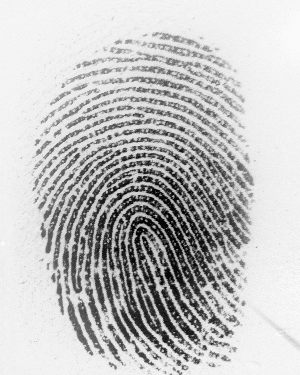
%> input picture raz1.bmp, 300 x 375 px
$ octave project_display.m   (GNU Octave 9; MATLAB toolbox functions it lacks are replaced by stand-ins)
%> lines starting %> are read from the running program, lines starting %| are printed output that depends on the picture; in (x1, y1, x2, y2) boxes, pixels count from 0 and x2, y2 are one past the last pixel; in counts of white or black regions, pixels touching at a corner belong together; the program's own positions count from 1
### extract_fingerprint_roi.m
function [roi_mask, fingerprint_roi, filtered_minutiae] = extract_fingerprint_roi(adjustedImage, minutiae)
% EXTRACT_FINGERPRINT_ROI - Extracts the fingerprint ROI from an image and suppresses background
%
% Inputs:
%   adjustedImage - Grayscale fingerprint image (e.g., 300x375)
%   minutiae      - (Optional) Nx2 matrix of [x, y] minutiae coordinates
%
% Outputs:
%   roi_mask         - Binary mask for ROI
%   fingerprint_roi  - Image with background removed
%   filtered_minutiae - (Optional) Minutiae within ROI only

    % --- Step 1: Binarization and Thinning ---
    bw = imbinarize(adjustedImage, 'adaptive', 'Sensitivity', 0.55 );
    thin_bw = bwmorph(bw, 'thin', Inf);

    % --- Step 2: Morphological Closing ---
    se_close = strel('disk', 6);
    closed = imclose(thin_bw, se_close);

    % --- Step 3: Fill Holes ---
    filled = imfill(closed, 'holes');

    % --- Step 4: Opening to remove small noise ---
    se_open = strel('disk', 3);
    opened = imopen(filled, se_open);

    % --- Step 5: Remove small objects ---
    clean = bwareaopen(opened, 500);

    % --- Step 6: Erode to clean border ---
    roi_mask = imerode(clean, strel('disk', 12));

    % --- Step 7: Apply mask to original image ---
    fingerprint_roi = adjustedImage;
    fingerprint_roi(~roi_mask) = 255;

    % --- Step 8: (Optional) Filter minutiae by ROI ---
    if nargin == 2 && ~isempty(minutiae)
    % Round and clip coordinates to image bounds
    minutiae = round(minutiae);
    [H, W] = size(roi_mask);
    in_bounds = minutiae(:,1) >= 1 & minutiae(:,1) <= W & ...
                minutiae(:,2) >= 1 & minutiae(:,2) <= H;

    valid_minutiae = minutiae(in_bounds, :);
    inds = sub2ind(size(roi_mask), valid_minutiae(:,2), valid_minutiae(:,1));
    mask_values = roi_mask(inds);
    filtered_minutiae = valid_minutiae(mask_values == 1, :);
else
    filtered_minutiae = [];
end

### remove_noise_blobs.m
function pre_thinned = remove_noise_blobs(pruned_image)
% REMOVE_NOISE_BLOBS removes isolated pixels and 2x2 pixel blocks
% from a binary image. First removes white noise, then black noise.
%
% Input:
%   pruned_image - binary image (logical or 0/1)
%
% Output:
%   pre_thinned - binary image after noise removal

% Initialize
binaryImage = pruned_image;

% Define convolution masks
mask = ones(3);
mask_4x4 = ones(4);

% --- Stage 1: Remove white single pixels and 2x2 white blocks ---
for i = 1:4
    % Remove isolated white pixels
    convResult = conv2(double(binaryImage), mask, 'same');
    singleWhitePixels = (convResult == 1) & (binaryImage == 1);
    binaryImage(singleWhitePixels) = 0;

    % Remove 2x2 white blocks (approximate by <= 4 sum in 4x4)
    convResult_4x4 = conv2(double(binaryImage), mask_4x4, 'same');
    twoByTwoWhitePixels = (convResult_4x4 <= 4) & (binaryImage == 1);
    binaryImage(twoByTwoWhitePixels) = 0;
end

% --- Stage 2: Remove black single pixels and 2x2 black blocks ---
binaryImage = ~binaryImage; % invert image to process black pixels as white

for i = 1:2
    % Remove isolated black (now white) pixels
    convResult = conv2(double(binaryImage), mask, 'same');
    singleWhitePixels = (convResult == 1) & (binaryImage == 1);
    binaryImage(singleWhitePixels) = 0;

    % Remove 2x2 black (now white) blocks
    convResult_4x4 = conv2(double(binaryImage), mask_4x4, 'same');
    twoByTwoWhitePixels = (convResult_4x4 <= 4) & (binaryImage == 1);
    binaryImage(twoByTwoWhitePixels) = 0;
end

% Invert back to original polarity
pre_thinned = ~binaryImage;
end

### remove_black_edges.m
function cleaned_image = remove_black_edges(after_binary)
% REMOVE_BLACK_EDGES removes thin or isolated black artifacts
% (e.g., "branches") from a binary image.
%
% Input:
%   after_binary - binary image (logical or 0/1)
%
% Output:
%   cleaned_image - binary image after black edge removal

% Ensure input is logical
after_binary = after_binary > 0;

% Define a 3x3 mask
mask = ones(3);

% Initialize result
resultImage = after_binary;

% Apply the black edge removal for 3 iterations
for j = 1:1
    convResult = conv2(double(resultImage), mask, 'same');
    singleBlackPixels = ((convResult == 4) | (convResult == 5)) & (resultImage == 0);
    resultImage(singleBlackPixels) = 1;
end

% Final cleanup iteration
convResult = conv2(double(resultImage), mask, 'same');
singleBlackPixels = ((convResult == 4) | (convResult == 5)) & (resultImage == 0);
resultImage(singleBlackPixels) = 1;

% Output
cleaned_image = resultImage;
end

### removePatternedPixels.m
function cleanedImage = removePatternPixels(thinnedImage)
% Remove specific patterns by convolving and discarding the central pixel
% thinnedImage: binary image after thinning (0 background, 1 ridges)

% Ensure binary
thinnedImage = thinnedImage > 0;
cleanedImage = thinnedImage;

% Define the 6 masks
masks = {
    [0 0 0; 0 1 0; 1 1 0], ...
    [0 0 0; 0 1 0; 0 1 1], ...
    [1 1 0; 0 1 0; 0 0 0], ...
    [0 1 1; 0 1 0; 0 0 0], ...
    [0 0 0; 1 1 0; 1 0 0], ...
    [0 0 1; 0 1 1; 0 0 0]
};

% Loop through all masks
for k = 1:length(masks)
    currentMask = masks{k};
    % Slide a 3x3 window over the image
    for i = 2:size(thinnedImage, 1)-1
        for j = 2:size(thinnedImage, 2)-1
            window = cleanedImage(i-1:i+1, j-1:j+1);
            if isequal(window, currentMask)
                cleanedImage(i, j) = 0; % discard center pixel
            end
        end
    end
end
end

### project_display.m
%% Load the image
clc;
clear;
Image_name = 'raz1.bmp';

grayImage = imread(Image_name); %  image file
%> grayImage is the input picture: size 375x300 uint8; min 5, max 250, mean 193.3

filename1 = sprintf('map_of_bif_%s.png',Image_name); % save file name as

filename2 = sprintf('map_of_ridge_%s.png',Image_name); % save file name as


figure;
% Original Image
subplot(1, 2, 2);
imshow(grayImage);
[h1, w1] = size(grayImage);
%> h1 = 375; w1 = 300
title(sprintf('Original Gray Image (%d × %d)', w1, h1));

% ROI Image
[roi_mask, img_roi] = extract_fingerprint_roi(grayImage);
%> in extract_fingerprint_roi, `bw = imbinarize(adjustedImage, 'adaptive', 'Sensitivity', 0.55 );`:
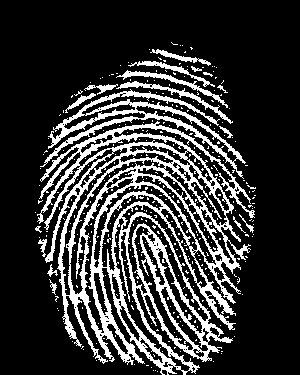
%> bw: size 375x300 logical; 21.1% white; 342 white regions (324 under 20 px), largest, box (x1, y1, x2, y2) and area: (37, 121, 255, 375) 17831, (40, 89, 246, 179) 2896, (116, 81, 233, 124) 503
%> in extract_fingerprint_roi, `thin_bw = bwmorph(bw, 'thin', Inf);`: thin_bw: size 375x300 logical; 7.1% white in thin lines or dots, all inside (x1, y1, x2, y2) = (35, 42, 256, 375)
%> in extract_fingerprint_roi, `closed = imclose(thin_bw, se_close);`: closed: size 375x300 logical; 47.6% white; 2 white regions (1 under 20 px), largest, box (x1, y1, x2, y2) and area: (35, 45, 256, 375) 53546
%> in extract_fingerprint_roi, `filled = imfill(closed, 'holes');`: filled: size 375x300 logical; 48.2% white; 2 white regions (1 under 20 px), largest, box (x1, y1, x2, y2) and area: (35, 45, 256, 375) 54251
%> in extract_fingerprint_roi, `opened = imopen(filled, se_open);`: opened: size 375x300 logical; 48.1% white; 1 white region, box (x1, y1, x2, y2) and area: (36, 48, 255, 375) 54129
%> in extract_fingerprint_roi, `roi_mask = imerode(clean, strel('disk', 12));`: roi_mask: size 375x300 logical; 38.9% white; 1 white region, box (x1, y1, x2, y2) and area: (48, 65, 243, 363) 43783
subplot(1, 2,1);
imshow(img_roi);
[h2, w2] = size(img_roi);
%> h2 = 375; w2 = 300
title(sprintf('Fingerprint ROI (%d × %d)', w2, h2));
%%

grayImage=img_roi;

%%%[rows, cols] = size(grayImage);
%%%
%%%xCenter = round(cols / 2);  % x axis (columns)
%%%yCenter = round(rows / 2);  % y axis (rows)
%%%
%%%Zoom_windowSize = 125;  % amount to zoom in
%%%
%%%% Define bounds for cropping
%%%xStart = max(1, xCenter - Zoom_windowSize);
%%%xEnd   = min(cols, xCenter + Zoom_windowSize);
%%%yStart = max(1, yCenter - Zoom_windowSize);
%%%yEnd   = min(rows, yCenter + Zoom_windowSize);

% Crop the image around the center
%%%grayImage = grayImage(yStart:yEnd, xStart:xEnd);  % rows (y), cols (x)
imshow(grayImage);

%% Creating Average level and Substractin grayscaled image by neighborhood average level

% Initialize variables
[rows, cols] = size(grayImage); % Size of the grayscale image
%> rows = 375; cols = 300
After_low_I = zeros(rows, cols); % Preallocate for efficiency

% Define the neighborhood size  (windowSize is 'windowSize +1')
windowSize =5;

% Compute After_low_I by averaging the surrounding {windowSize x windowSize} window
for i = 1:rows
    for j = 1:cols
        % Determine the bounds of the window
        rStart = max(i - windowSize, 1);
        rEnd = min(i + windowSize, rows);
        cStart = max(j - windowSize, 1);
        cEnd = min(j + windowSize, cols);

        % Extract the neighborhood
        neighborhood = grayImage(rStart:rEnd, cStart:cEnd);

        % Compute the average of the neighborhood
        After_low_I(i, j) = mean(neighborhood(:));
    end
end
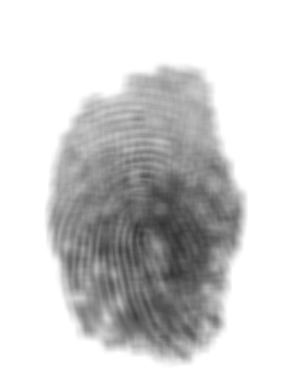
%> After_low_I: size 375x300 double; min 53.06, max 255, mean 209.4

% Normalize the After_low_I to display properly
After_low_I = uint8(After_low_I);
%> After_low_I: size 375x300 uint8
subplot(1, 3, 1);
imshow(grayImage);
title('Original Gray Image');
% Display the smoothed image
subplot(1, 3, 2);
imshow(After_low_I);
title('Low Pass Image');

% Compute the difference image
differenceImage = grayImage- After_low_I;
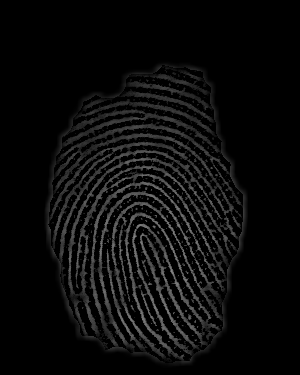
%> differenceImage: size 375x300 uint8; min 0, max 135, mean 10.7

% Display the difference image
subplot(1, 3, 3);
imshow(differenceImage, []);
title('Original Image - Low Pass Image');

%% Contrast stretching of the 'difference image' using a linear transformation

minIntensity = double(min(differenceImage(:)));
%> minIntensity = 0
maxIntensity = double(max(differenceImage(:)));
%> maxIntensity = 135

% Perform linear contrast stretching
adjustedImage = (double(differenceImage) - minIntensity) *(255 / (maxIntensity - minIntensity));

% Convert back to uint8
adjustedImage = uint8(adjustedImage);
%> adjustedImage: size 375x300 uint8

figure;
%subplot(2, 1, 1);
%imshow(grayImage);
title('Original Gray Image');
% Display the smoothed image

% Display the difference image
subplot(1, 2, 1);
imshow(differenceImage, []);
title('Subtracted Image');

% Display the result
subplot(1,2, 2);
imshow(adjustedImage);
title('Contrast Adjusted using Linear Stretch');
%% Thresholding using Niblack method
windowSize = 6; % Local neighborhood size
k = 0.1;       % Niblack's parameter (typically negative)

% Convert image to double
img = double(adjustedImage);

% Create box filter for local mean
filterKernel = ones(windowSize, windowSize) / (windowSize^2);

% Compute local mean
meanImage = conv2(img, filterKernel, 'same');

% Compute local standard deviation
squaredImage = img.^2;
meanSquared = conv2(squaredImage, filterKernel, 'same');
stdImage = sqrt(meanSquared - meanImage.^2);

% Niblack threshold
threshold = meanImage + k * stdImage;

% Binarize image
after_binary = img > threshold;
%> after_binary: size 375x300 logical; 17.4% white; 302 white regions (296 under 20 px), largest, box (x1, y1, x2, y2) and area: (46, 63, 248, 367) 18063, (106, 249, 148, 351) 318, (150, 74, 209, 95) 238, (83, 99, 112, 111) 92, (141, 290, 157, 326) 78, (141, 260, 149, 277) 36

% Optional post-processing
after_binary = ~after_binary;
after_binary = ~bwmorph(after_binary, 'fill', Inf);
figure;
% Display result
subplot(1,2, 1);
imshow(grayImage);
title('Original Gray Image');
subplot(1,2,2)
imshow(after_binary);
title('Niblack Binary Image');

%%
% removing white single pixels and 2x2 white cubic pixels
%--------------------------------------------------------
binaryImage = after_binary; % image

% Define a 4x4 mask for detecting 2x2 white blocks
mask_4x4 = ones(4); % 4x4 block of 1s
mask =ones(3);
% looped 3 times to ensure removal of 2x2 and 1x1 white pixels
for i= 1:4
    % Apply convolution to compute neighborhood sums
    convResult = conv2(double(binaryImage), mask, 'same'); % Perform convolution

    % Logical condition: Neighborhood sum is 1, and the original pixel is 1
    singleWhitePixels = (convResult == 1) & (binaryImage == 1);

    % Output: Highlight or process single white pixels as needed
    % Remove single white pixels by setting them to 0 in the binary image
    binaryImage(singleWhitePixels) = 0;

    % Apply convolution to compute 4x4 block sums
    convResult_4x4 = conv2(double(binaryImage), mask_4x4, 'same'); % Perform convolution

    % Logical condition: Neighborhood sum is 4 (indicating a 2x2 block of white pixels)
    twoByTwoWhitePixels = (convResult_4x4 <= 4)  & (binaryImage == 1);

    % Output: Highlight or process 4x4 white blocks as needed
    % Remove 2x2 white blocks by setting them to 0 in the binary image
    binaryImage(twoByTwoWhitePixels) = 0;

end
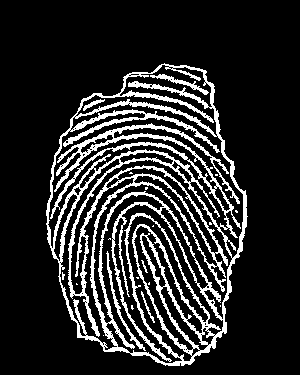
%> binaryImage: size 375x300 logical; 16.2% white; 21 white regions (15 under 20 px), largest, box (x1, y1, x2, y2) and area: (46, 63, 248, 366) 17390, (106, 251, 146, 351) 311, (150, 74, 209, 95) 235, (83, 99, 105, 111) 79, (141, 291, 155, 323) 69, (141, 260, 148, 273) 26

% Display results
figure;
subplot(1, 2, 1);
imshow(binaryImage);
title('Removed Single White Pixels and 2x2 White Blocks');

%%
% removing black single pixels and 2x2 black cubic pixels
%--------------------------------------------------------

binaryImage= ~binaryImage; % inverting the image to use the same algo and invert back

% looped 3 times to ensure riddens of 2x2 and 1x1 white pixels
for i= 1:2
    % Apply convolution to compute neighborhood sums
    convResult = conv2(double(binaryImage), mask, 'same'); % Perform convolution

    % Logical condition: Neighborhood sum is 1, and the original pixel is 1
    singleWhitePixels = (convResult == 1) & (binaryImage == 1);

    % Output: Highlight or process single white pixels as needed
    % Remove single white pixels by setting them to 0 in the binary image
    binaryImage(singleWhitePixels) = 0;

    % Apply convolution to compute 4x4 block sums
    convResult_4x4 = conv2(double(binaryImage), mask_4x4, 'same');

    % Logical condition: Neighborhood sum is 4 (indicating a 2x2 block of white pixels)
    twoByTwoWhitePixels = (convResult_4x4 <= 4)  & (binaryImage == 1);

    % Output: Highlight or process 4x4 white blocks as needed
    % Remove 2x2 black blocks by setting them to 0 in the binary image
    binaryImage(twoByTwoWhitePixels) = 0;

end
after_binary= ~binaryImage; % inverting the image to use the same algo and invert back


% Display results

subplot(1, 2,1);
imshow(after_binary);
title('Removed Single 1x1 and 2x2 pixels');
subplot(1, 2,2);
imshow(grayImage);
title('Original gray image');


%% prunnig edges process
%-------------------------------------------------------
% removing black 'edges'

after_binary = after_binary > 0; % making sure '0' or '1's
% Define a 3x3 mask for detecting the neighborhood of each pixel
mask = ones(3); % 3x3 block of 1s
for j=1:3
% Initialize the result image
resultImage = after_binary;

% Apply convolution to compute neighborhood sums
convResult = conv2(double(after_binary), mask, 'same'); % Convolve the image with the mask

% Logical condition: Central pixel is white (1) and the total sum of the neighborhood is 5
% (i.e., the central pixel plus 4 surrounding white pixels)
singleWhitePixels = ((convResult == 4)) |(convResult == 5) & (after_binary == 0);

% Remove the single Black pixels by setting them to White 1
resultImage(singleWhitePixels) = 1;
end
%> resultImage: size 375x300 logical; 19.3% white; 10 white regions (7 under 20 px), largest, box (x1, y1, x2, y2) and area: (46, 63, 248, 366) 21575, (141, 291, 155, 323) 88, (141, 260, 148, 273) 33
% Apply convolution to compute neighborhood sums
convResult = conv2(double(resultImage), mask, 'same'); % Convolve the image with the mask

% Logical condition: Central pixel is white (1) and the total sum of the neighborhood is 5
% (i.e., the central pixel plus 4 surrounding white pixels)
singleWhitePixels = ((convResult == 4)) |(convResult == 5) & (after_binary == 0);
%> singleWhitePixels: size 375x300 logical; 4.5% white in thin lines or dots, all inside (x1, y1, x2, y2) = (46, 63, 248, 366)

% Remove the single Black pixels by setting them to White 1
resultImage(singleWhitePixels) = 1;
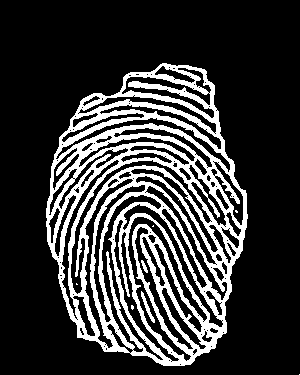
%> resultImage: size 375x300 logical; 21.9% white; 8 white regions (5 under 20 px), largest, box (x1, y1, x2, y2) and area: (46, 63, 248, 366) 24468, (141, 291, 155, 323) 108, (141, 260, 148, 273) 41
% Display the results
figure;

subplot(1, 2, 1);
imshow(resultImage);
title('Pruned image');

subplot(1, 2, 2);
imshow(after_binary);
title('Pre prunned Binary image');
pruned_image = resultImage;
%%%%%%%
%%%%%%-------------------------------------------------------
%%%%%% removing white 'edges'
%%%%%
%%%%%% Assuming binaryImage is the binary image (1 for white, 0 for black)
%%%%%binaryImage = ~resultImage; % Example image
%%%%%
%%%%%% Define a 3x3 mask for detecting the neighborhood of each pixel
%%%%%mask = ones(3); % 3x3 block of 1s
%%%%%
%%%%%% Apply convolution to compute neighborhood sums
%%%%%convResult = conv2(double(binaryImage), mask, 'same'); % Convolve the image with the mask
%%%%%
%%%%%% Logical condition: Central pixel is white (1) and the total sum of the neighborhood is 4
%%%%%% (i.e., the central pixel plus 3 surrounding white pixels)
%%%%%singleBlackPixels  = (convResult == 4) & (after_binary == 1);
%%%%%
%%%%%% Remove the single white pixels by setting them to black (0)
%%%%%resultImage(singleBlackPixels) = 0;
%%%%%%resultImage = ~resultImage; % using 'NOT' to change back the colors
%%%%%
%%%%%% Display the results
%%%%%subplot(1, 2, 2);
%%%%%imshow(resultImage);
%%%%%title('Removed white  (branches)');

%% pre thinning
pre_thinned = remove_noise_blobs(pruned_image);
%> the loop in remove_noise_blobs, `for i = 1:4` made 4 passes
%> pass 1, in remove_noise_blobs, `convResult_4x4 = conv2(double(binaryImage), mask_4x4, 'same');`:
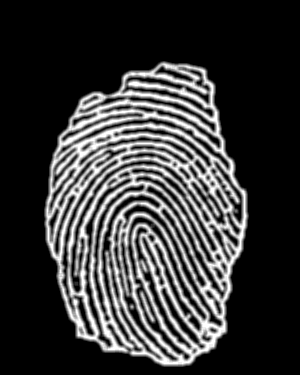
%> convResult_4x4: size 375x300 double; min 0, max 16, mean 3.5; drawn with min black and max white
%> after the loop in remove_noise_blobs, `for i = 1:4`: binaryImage: size 375x300 logical; 21.9% white; 4 white regions (1 under 20 px), largest, box (x1, y1, x2, y2) and area: (46, 63, 248, 366) 24457, (141, 291, 155, 322) 105, (141, 260, 147, 272) 37
%> the loop in remove_noise_blobs, `for i = 1:2` made 2 passes
%> pass 1, in remove_noise_blobs, `convResult = conv2(double(binaryImage), mask, 'same');`:
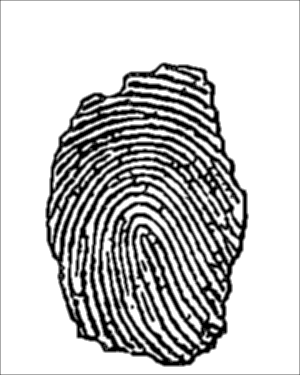
%> convResult: size 375x300 double; min 0, max 9, mean 7; drawn with min black and max white
imshow(pre_thinned);
%% post pre pre
cleaned = remove_black_edges(pre_thinned);    % Apply the function
imshow(cleaned);
title('Pre-thinned Image')% Display result
%% Thinning Process


%thin_image=bwmorph(~binaryImage,'clean',inf);
thin_image=~bwmorph(~resultImage,'thin',inf);
thin_image=~bwmorph(thin_image,'spur',inf);

thin_image=~thin_image;
figure;
%subplot(1, 2, 1);
%imshow(grayImage);
title('Original Gray Image');
subplot(1, 1, 1);
imshow(thin_image);
title('Thinned Image');


%% Removing Branches Created by the Thinning process
%--------------------------------------------------------

thin_image_2= ~thin_image; % inverting the image to use the same algo and invert back

% discards 2x2 and 1x1 white pixels
for i= 1:5
    % Apply convolution to compute neighborhood sums
    convResult_2 = conv2(double(thin_image_2), mask, 'same'); % Perform convolution

    % Logical condition: Neighborhood sum is 1, and the original pixel is 1
    singleWhitePixels = (convResult_2 == 2) & (thin_image_2 == 1);

    % Output: Highlight or process single white pixels as needed
    % Remove single white pixels by setting them to 0 in the binary image
    thin_image_2(singleWhitePixels) = 0;

    % Apply convolution to compute 4x4 block sums
    convResult_4x4 = conv2(double(thin_image_2), mask_4x4, 'same');

    % Logical condition: Neighborhood sum is 4 (indicating a 2x2 block of white pixels)
    twoByTwoWhitePixels = (convResult_4x4 <= 2)  & (thin_image_2 == 1);

    % Output: Highlight or process 4x4 white blocks as needed
    % Remove 2x2 black blocks by setting them to 0 in the binary image
    binaryImage(twoByTwoWhitePixels) = 0;

end


thin_image_2 = ~thin_image_2;


% Display results
figure
imshow(thin_image_2);
title('Thinned Image');
thin_image_2 =~thin_image_2; % for applying functions on '1's and not '0's
% since its impossible to works with sum when ridges are '0'.


%% post thinning
% Removing  REISH ,ר, figures
%> (the run ends here)
